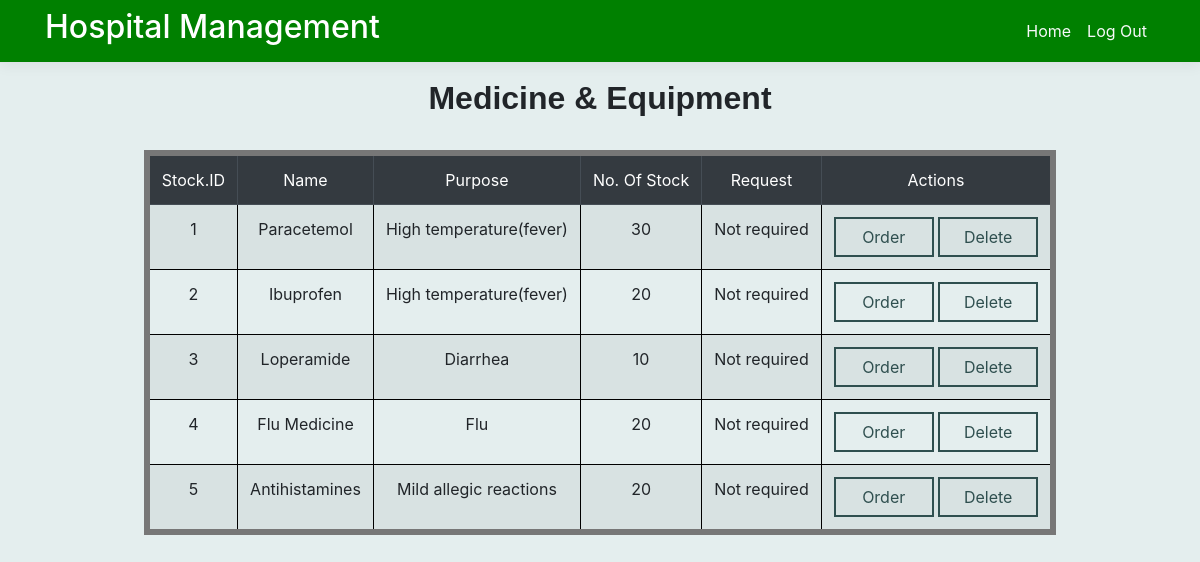
The page /orderMedicine.php on the database its author committed.
### tables this page shows
CREATE TABLE Medicine_equipment (
    stock_id int,
    name text(255),
    purpose text(255),
    stocknumber text(255), request text(255),
    PRIMARY KEY (stock_id)
);

### orderMedicineSQL.php (called while the page is built)
<?php
function orderMedicine()
{
    $db = new SQLITE3("C:\\xampp\\htdocs\\hospital_project\\hospital_database.db");
    $sql = "SELECT * FROM Medicine_equipment";
    $stmt = $db->prepare($sql);
    $result = $stmt->execute();
    while ($row = $result->fetchArray()) {
        $arrayResult[] = $row;
    }
    return $arrayResult;
}

### orderMedicine.php (the view, shortened to what this page needs)
<?php require("innerNavbar.php");
include_once("orderMedicineSQL.php");
$user = orderMedicine();
?>
<div class="container pb-5">
    <main role="main" class="pb-3">
        <h2 style="font-family: 'Trebuchet MS', sans-serif; text-align: center;"> <strong>Medicine & Equipment</strong> </h2>
        <br>
        <div class="row">
            <div class="col-14" style="margin: 0 auto;">
                <table class="table table-striped tableFrame">
                    <thead class="table-dark">
                        <td>Stock.ID</td>
                        <td>Name</td>
                        <td>Purpose</td>
                        <td>No. Of Stock</td>
                        <td>Request</td>
                        <td>Actions</td>
                    </thead>
                    <?php
                    for ($i = 0; $i < count($user); $i++) :
                    ?>
                        <tr>
                            <td><?php echo $user[$i]['stock_id']; ?></td>
                            <td><?php echo $user[$i]['name'] ?></td>
                            <td><?php echo $user[$i]['purpose'] ?></td>
                            <td><?php echo $user[$i]['stocknumber'] ?></td>
                            <td><?php echo $user[$i]['request'] ?></td>
                            <td>
                                <form action="orderMedicine/orderMedicine.php" method="get">
                                    <button type="submit" class="updatebuttonfortable">Order</button>
                                </form>
                                <form action="orderMedicine/deleteMedicine.php" method="get">
                                    <button type="submit" class="deletebuttonfortable">Delete</button>
                                </form>
                            </td>
                        </tr>
                    <?php endfor; ?>
                </table>
            </div>
        </div>
    </main>
</div>

### site.css (style rules this page uses)
html { font-size: 14px; }
@media (min-width: 768px) { html { font-size: 16px; } }
html { position: relative; min-height: 100%; }
body { margin-bottom: 60px; }
.bgColor { background-color: #e4eeee; }
.container { min-height: 100%; }

### orderMedicine.php (style rules this page uses)
form { display: inline-block; }
td { border: 1px solid black; text-align: center; }
.tableFrame { border: 6px solid #777777; }
.updatebuttonfortable { background-color: transparent; color: darkslategrey; padding: 6px; border: 2px solid darkslategray; display: inline-block; width: 100px; height: 40px; }
.deletebuttonfortable { background-color: transparent; color: darkslategrey; padding: 6px; border: 2px solid darkslategray; display: inline-block; width: 100px; height: 40px; }

### rows shown on the page
medicine_equipment: stock_id "1", name "Paracetemol", purpose "High temperature(fever)", stocknumber "30", request "Not required"
medicine_equipment: stock_id "2", name "Ibuprofen", purpose "High temperature(fever)", stocknumber "20", request "Not required"
medicine_equipment: stock_id "3", name "Loperamide", purpose "Diarrhea", stocknumber "10", request "Not required"
medicine_equipment: stock_id "4", name "Flu Medicine", purpose "Flu", stocknumber "20", request "Not required"
medicine_equipment: stock_id "5", name "Antihistamines", purpose "Mild allegic reactions", stocknumber "20", request "Not required"
